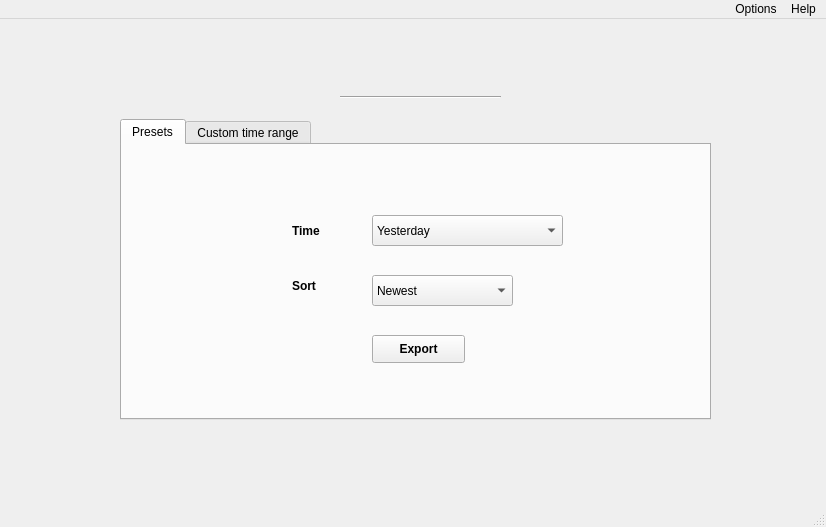
<?xml version="1.0" encoding="UTF-8"?>
<ui version="4.0">
 <class>MainWindow</class>
 <widget class="QMainWindow" name="MainWindow">
  <property name="enabled">
   <bool>true</bool>
  </property>
  <property name="geometry">
   <rect>
    <x>0</x>
    <y>0</y>
    <width>826</width>
    <height>527</height>
   </rect>
  </property>
  <property name="font">
   <font>
    <weight>50</weight>
    <italic>false</italic>
    <bold>false</bold>
   </font>
  </property>
  <property name="windowTitle">
   <string>Dynatrace Problem Report Tool</string>
  </property>
  <property name="windowIcon">
   <iconset>
    <normalon>../img/logo_app.png</normalon>
   </iconset>
  </property>
  <property name="autoFillBackground">
   <bool>false</bool>
  </property>
  <widget class="QWidget" name="centralwidget">
   <widget class="QTabWidget" name="tabWidget">
    <property name="geometry">
     <rect>
      <x>120</x>
      <y>100</y>
      <width>591</width>
      <height>301</height>
     </rect>
    </property>
    <property name="font">
     <font>
      <weight>50</weight>
      <italic>false</italic>
      <bold>false</bold>
     </font>
    </property>
    <property name="autoFillBackground">
     <bool>false</bool>
    </property>
    <property name="tabShape">
     <enum>QTabWidget::Rounded</enum>
    </property>
    <property name="currentIndex">
     <number>0</number>
    </property>
    <property name="elideMode">
     <enum>Qt::ElideLeft</enum>
    </property>
    <property name="usesScrollButtons">
     <bool>false</bool>
    </property>
    <property name="documentMode">
     <bool>false</bool>
    </property>
    <property name="tabsClosable">
     <bool>false</bool>
    </property>
    <property name="movable">
     <bool>false</bool>
    </property>
    <property name="tabBarAutoHide">
     <bool>false</bool>
    </property>
    <widget class="QWidget" name="tab_1">
     <attribute name="title">
      <string>Presets</string>
     </attribute>
     <widget class="QComboBox" name="comboBox">
      <property name="geometry">
       <rect>
        <x>250</x>
        <y>70</y>
        <width>191</width>
        <height>31</height>
       </rect>
      </property>
      <item>
       <property name="text">
        <string>Yesterday</string>
       </property>
      </item>
      <item>
       <property name="text">
        <string>Today</string>
       </property>
      </item>
      <item>
       <property name="text">
        <string>Last 30 minutes</string>
       </property>
      </item>
      <item>
       <property name="text">
        <string>Last 1 hour</string>
       </property>
      </item>
      <item>
       <property name="text">
        <string>Last 2 hours</string>
       </property>
      </item>
      <item>
       <property name="text">
        <string>Last 6 hours</string>
       </property>
      </item>
      <item>
       <property name="text">
        <string>Last 24 hours</string>
       </property>
      </item>
      <item>
       <property name="text">
        <string>Last 72 hours</string>
       </property>
      </item>
      <item>
       <property name="text">
        <string>Last 7 days</string>
       </property>
      </item>
      <item>
       <property name="text">
        <string>Last 30 days</string>
       </property>
      </item>
     </widget>
     <widget class="QLabel" name="label_3">
      <property name="geometry">
       <rect>
        <x>170</x>
        <y>70</y>
        <width>61</width>
        <height>31</height>
       </rect>
      </property>
      <property name="font">
       <font>
        <weight>75</weight>
        <italic>false</italic>
        <bold>true</bold>
       </font>
      </property>
      <property name="text">
       <string>Time</string>
      </property>
     </widget>
     <widget class="QComboBox" name="comboBox_2">
      <property name="geometry">
       <rect>
        <x>250</x>
        <y>130</y>
        <width>141</width>
        <height>31</height>
       </rect>
      </property>
      <item>
       <property name="text">
        <string>Newest</string>
       </property>
      </item>
      <item>
       <property name="text">
        <string>Oldest</string>
       </property>
      </item>
     </widget>
     <widget class="QLabel" name="label_4">
      <property name="geometry">
       <rect>
        <x>170</x>
        <y>130</y>
        <width>51</width>
        <height>21</height>
       </rect>
      </property>
      <property name="font">
       <font>
        <weight>75</weight>
        <italic>false</italic>
        <bold>true</bold>
       </font>
      </property>
      <property name="text">
       <string>Sort</string>
      </property>
     </widget>
     <widget class="QPushButton" name="pushButton">
      <property name="geometry">
       <rect>
        <x>250</x>
        <y>190</y>
        <width>93</width>
        <height>28</height>
       </rect>
      </property>
      <property name="font">
       <font>
        <weight>75</weight>
        <italic>false</italic>
        <bold>true</bold>
       </font>
      </property>
      <property name="text">
       <string>Export</string>
      </property>
     </widget>
    </widget>
    <widget class="QWidget" name="tab_2">
     <attribute name="title">
      <string>Custom time range</string>
     </attribute>
     <widget class="QDateTimeEdit" name="dateTimeEdit">
      <property name="geometry">
       <rect>
        <x>200</x>
        <y>40</y>
        <width>191</width>
        <height>31</height>
       </rect>
      </property>
      <property name="dateTime">
       <datetime>
        <hour>0</hour>
        <minute>0</minute>
        <second>0</second>
        <year>2021</year>
        <month>1</month>
        <day>1</day>
       </datetime>
      </property>
      <property name="displayFormat">
       <string>dd/MM/yyyy HH:mm</string>
      </property>
      <property name="calendarPopup">
       <bool>true</bool>
      </property>
      <property name="timeSpec">
       <enum>Qt::LocalTime</enum>
      </property>
     </widget>
     <widget class="QDateTimeEdit" name="dateTimeEdit_2">
      <property name="geometry">
       <rect>
        <x>200</x>
        <y>90</y>
        <width>191</width>
        <height>31</height>
       </rect>
      </property>
      <property name="dateTime">
       <datetime>
        <hour>0</hour>
        <minute>0</minute>
        <second>0</second>
        <year>2021</year>
        <month>1</month>
        <day>1</day>
       </datetime>
      </property>
      <property name="maximumDate">
       <date>
        <year>9999</year>
        <month>10</month>
        <day>30</day>
       </date>
      </property>
      <property name="displayFormat">
       <string>dd/MM/yyyy HH:mm</string>
      </property>
      <property name="calendarPopup">
       <bool>true</bool>
      </property>
     </widget>
     <widget class="QComboBox" name="comboBox_3">
      <property name="geometry">
       <rect>
        <x>200</x>
        <y>140</y>
        <width>191</width>
        <height>31</height>
       </rect>
      </property>
      <item>
       <property name="text">
        <string>Newest</string>
       </property>
      </item>
      <item>
       <property name="text">
        <string>Oldest</string>
       </property>
      </item>
     </widget>
     <widget class="QLabel" name="label_5">
      <property name="geometry">
       <rect>
        <x>130</x>
        <y>40</y>
        <width>61</width>
        <height>31</height>
       </rect>
      </property>
      <property name="font">
       <font>
        <weight>75</weight>
        <italic>false</italic>
        <bold>true</bold>
       </font>
      </property>
      <property name="text">
       <string>From</string>
      </property>
     </widget>
     <widget class="QLabel" name="label_6">
      <property name="geometry">
       <rect>
        <x>130</x>
        <y>90</y>
        <width>51</width>
        <height>31</height>
       </rect>
      </property>
      <property name="font">
       <font>
        <weight>75</weight>
        <italic>false</italic>
        <bold>true</bold>
       </font>
      </property>
      <property name="text">
       <string>To</string>
      </property>
     </widget>
     <widget class="QLabel" name="label_7">
      <property name="geometry">
       <rect>
        <x>130</x>
        <y>140</y>
        <width>51</width>
        <height>31</height>
       </rect>
      </property>
      <property name="font">
       <font>
        <weight>75</weight>
        <italic>false</italic>
        <bold>true</bold>
       </font>
      </property>
      <property name="text">
       <string>Sort</string>
      </property>
     </widget>
     <widget class="QPushButton" name="pushButton_2">
      <property name="geometry">
       <rect>
        <x>240</x>
        <y>210</y>
        <width>93</width>
        <height>28</height>
       </rect>
      </property>
      <property name="font">
       <font>
        <weight>75</weight>
        <italic>false</italic>
        <bold>true</bold>
       </font>
      </property>
      <property name="layoutDirection">
       <enum>Qt::LeftToRight</enum>
      </property>
      <property name="text">
       <string>Export</string>
      </property>
     </widget>
    </widget>
   </widget>
   <widget class="QLabel" name="label">
    <property name="geometry">
     <rect>
      <x>630</x>
      <y>430</y>
      <width>191</width>
      <height>41</height>
     </rect>
    </property>
    <property name="text">
     <string/>
    </property>
    <property name="pixmap">
     <pixmap>../img/power_by_fis.png</pixmap>
    </property>
    <property name="scaledContents">
     <bool>true</bool>
    </property>
   </widget>
   <widget class="QLabel" name="label_2">
    <property name="geometry">
     <rect>
      <x>300</x>
      <y>10</y>
      <width>211</width>
      <height>61</height>
     </rect>
    </property>
    <property name="text">
     <string/>
    </property>
    <property name="pixmap">
     <pixmap>../img/logo_dynatrace.png</pixmap>
    </property>
    <property name="scaledContents">
     <bool>true</bool>
    </property>
   </widget>
   <widget class="Line" name="line">
    <property name="geometry">
     <rect>
      <x>340</x>
      <y>70</y>
      <width>161</width>
      <height>16</height>
     </rect>
    </property>
    <property name="orientation">
     <enum>Qt::Horizontal</enum>
    </property>
   </widget>
  </widget>
  <widget class="QMenuBar" name="menubar">
   <property name="geometry">
    <rect>
     <x>0</x>
     <y>0</y>
     <width>826</width>
     <height>26</height>
    </rect>
   </property>
   <property name="layoutDirection">
    <enum>Qt::RightToLeft</enum>
   </property>
   <widget class="QMenu" name="menuHelp">
    <property name="title">
     <string>Help</string>
    </property>
    <addaction name="actionManual"/>
    <addaction name="actionAbout"/>
   </widget>
   <widget class="QMenu" name="menuSettings">
    <property name="title">
     <string>Options</string>
    </property>
    <addaction name="actionSettings_2"/>
    <addaction name="actionExit_2"/>
   </widget>
   <addaction name="menuHelp"/>
   <addaction name="menuSettings"/>
  </widget>
  <widget class="QStatusBar" name="statusbar"/>
  <action name="actionSettings">
   <property name="text">
    <string>Settings</string>
   </property>
  </action>
  <action name="actionExit">
   <property name="text">
    <string>Exit</string>
   </property>
  </action>
  <action name="actionSettings_2">
   <property name="text">
    <string>Settings</string>
   </property>
  </action>
  <action name="actionExit_2">
   <property name="text">
    <string>Exit</string>
   </property>
  </action>
  <action name="actionManual">
   <property name="text">
    <string>Manual</string>
   </property>
  </action>
  <action name="actionAbout">
   <property name="text">
    <string>About</string>
   </property>
  </action>
 </widget>
 <resources/>
 <connections/>
</ui>
